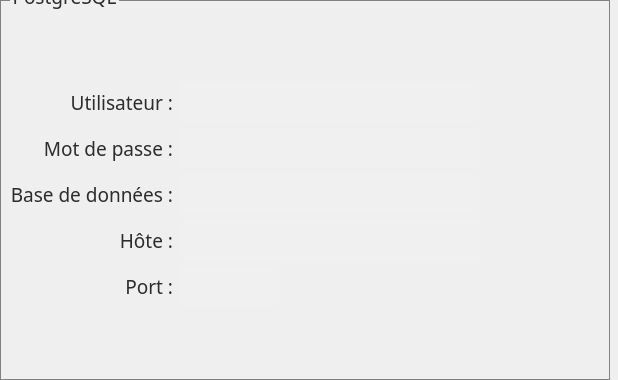
          <widget class="QWidget" name="scrollAreaWidgetContents_6">
           <property name="geometry">
            <rect>
             <x>0</x>
             <y>0</y>
             <width>618</width>
             <height>380</height>
            </rect>
           </property>
           <layout class="QGridLayout" name="gridLayout_28">
            <property name="leftMargin">
             <number>0</number>
            </property>
            <property name="topMargin">
             <number>0</number>
            </property>
            <property name="rightMargin">
             <number>0</number>
            </property>
            <property name="bottomMargin">
             <number>0</number>
            </property>
            <item row="0" column="0">
             <layout class="QVBoxLayout" name="db_vl">
              <item>
               <widget class="QGroupBox" name="db_gb">
                <property name="sizePolicy">
                 <sizepolicy hsizetype="Preferred" vsizetype="Preferred">
                  <horstretch>0</horstretch>
                  <verstretch>0</verstretch>
                 </sizepolicy>
                </property>
                <property name="minimumSize">
                 <size>
                  <width>0</width>
                  <height>0</height>
                 </size>
                </property>
                <property name="font">
                 <font>
                  <family>Source Sans Pro SemiBold</family>
                  <pointsize>14</pointsize>
                 </font>
                </property>
                <property name="styleSheet">
                 <string notr="true">QGroupBox{
    border: 1px solid grey;
    margin-top: 1.0em;
    margin-right: 8px;
    padding-top: 8px;
}

QGroupBox::title {
    top: -17px;
    left: 10px;
    color: rgb(45,45,45);
}</string>
                </property>
                <property name="title">
                 <string>PostgreSQL</string>
                </property>
                <layout class="QGridLayout" name="gridLayout_31">
                 <item row="0" column="0">
                  <layout class="QGridLayout" name="gridLayout_30">
                   <item row="0" column="0">
                    <widget class="QLabel" name="db_gb_lb_1">
                     <property name="minimumSize">
                      <size>
                       <width>0</width>
                       <height>40</height>
                      </size>
                     </property>
                     <property name="maximumSize">
                      <size>
                       <width>16777215</width>
                       <height>40</height>
                      </size>
                     </property>
                     <property name="font">
                      <font>
                       <family>Source Sans Pro</family>
                       <pointsize>14</pointsize>
                       <stylestrategy>PreferAntialias</stylestrategy>
                       <kerning>true</kerning>
                      </font>
                     </property>
                     <property name="styleSheet">
                      <string notr="true">QLabel {
    color: rgb(45,45,45);
}</string>
                     </property>
                     <property name="text">
                      <string>Utilisateur :</string>
                     </property>
                     <property name="alignment">
                      <set>Qt::AlignRight|Qt::AlignTrailing|Qt::AlignVCenter</set>
                     </property>
                    </widget>
                   </item>
                   <item row="0" column="1">
                    <layout class="QHBoxLayout" name="horizontalLayout_11">
                     <item>
                      <widget class="QLineEdit" name="db_gb_ln_1">
                       <property name="enabled">
                        <bool>true</bool>
                       </property>
                       <property name="minimumSize">
                        <size>
                         <width>300</width>
                         <height>40</height>
                        </size>
                       </property>
                       <property name="maximumSize">
                        <size>
                         <width>300</width>
                         <height>40</height>
                        </size>
                       </property>
                       <property name="font">
                        <font>
                         <family>Source Sans Pro</family>
                         <pointsize>14</pointsize>
                         <stylestrategy>PreferAntialias</stylestrategy>
                         <kerning>true</kerning>
                        </font>
                       </property>
                       <property name="styleSheet">
                        <string notr="true">QLineEdit {
	border-radius: 3px;
    padding: 1px 4px 1px 4px;
	background-color:  rgb(240, 240, 240);
    color: rgb(45,45,45);
}

QLineEdit:disabled {
	background-color:  rgb(200,200,200);
    color: rgb(145,145,145);
}</string>
                       </property>
                       <property name="text">
                        <string/>
                       </property>
                       <property name="readOnly">
                        <bool>false</bool>
                       </property>
                      </widget>
                     </item>
                     <item>
                      <widget class="QToolButton" name="db_gb_bt_1">
                       <property name="enabled">
                        <bool>true</bool>
                       </property>
                       <property name="minimumSize">
                        <size>
                         <width>40</width>
                         <height>40</height>
                        </size>
                       </property>
                       <property name="maximumSize">
                        <size>
                         <width>40</width>
                         <height>40</height>
                        </size>
                       </property>
                       <property name="styleSheet">
                        <string notr="true">QToolButton {
	border: 1px solid transparent;
	background-color: transparent;
	width: 27px;
	height: 27px;
}

QToolButton:flat {
	border: none;
}</string>
                       </property>
                       <property name="text">
                        <string/>
                       </property>
                       <property name="icon">
                        <iconset>
                         <normaloff>icons/edit_icon.svg</normaloff>icons/edit_icon.svg</iconset>
                       </property>
                       <property name="iconSize">
                        <size>
                         <width>40</width>
                         <height>40</height>
                        </size>
                       </property>
                      </widget>
                     </item>
                     <item>
                      <spacer name="horizontalSpacer_10">
                       <property name="orientation">
                        <enum>Qt::Horizontal</enum>
                       </property>
                       <property name="sizeType">
                        <enum>QSizePolicy::Expanding</enum>
                       </property>
                       <property name="sizeHint" stdset="0">
                        <size>
                         <width>20</width>
                         <height>20</height>
                        </size>
                       </property>
                      </spacer>
                     </item>
                    </layout>
                   </item>
                   <item row="3" column="0">
                    <widget class="QLabel" name="db_gb_lb_4">
                     <property name="minimumSize">
                      <size>
                       <width>0</width>
                       <height>40</height>
                      </size>
                     </property>
                     <property name="maximumSize">
                      <size>
                       <width>16777215</width>
                       <height>40</height>
                      </size>
                     </property>
                     <property name="font">
                      <font>
                       <family>Source Sans Pro</family>
                       <pointsize>14</pointsize>
                       <stylestrategy>PreferAntialias</stylestrategy>
                       <kerning>true</kerning>
                      </font>
                     </property>
                     <property name="styleSheet">
                      <string notr="true">QLabel {
    color: rgb(45,45,45);
}</string>
                     </property>
                     <property name="text">
                      <string>Hôte :</string>
                     </property>
                     <property name="alignment">
                      <set>Qt::AlignRight|Qt::AlignTrailing|Qt::AlignVCenter</set>
                     </property>
                    </widget>
                   </item>
                   <item row="1" column="1">
                    <layout class="QHBoxLayout" name="horizontalLayout_17">
                     <item>
                      <widget class="QLineEdit" name="db_gb_ln_2">
                       <property name="enabled">
                        <bool>true</bool>
                       </property>
                       <property name="minimumSize">
                        <size>
                         <width>300</width>
                         <height>40</height>
                        </size>
                       </property>
                       <property name="maximumSize">
                        <size>
                         <width>300</width>
                         <height>40</height>
                        </size>
                       </property>
                       <property name="font">
                        <font>
                         <family>Source Sans Pro</family>
                         <pointsize>14</pointsize>
                         <stylestrategy>PreferAntialias</stylestrategy>
                         <kerning>true</kerning>
                        </font>
                       </property>
                       <property name="styleSheet">
                        <string notr="true">QLineEdit {
	border-radius: 3px;
    padding: 1px 4px 1px 4px;
	background-color:  rgb(240, 240, 240);
    color: rgb(45,45,45);
}

QLineEdit:disabled {
	background-color:  rgb(200,200,200);
    color: rgb(145,145,145);
}</string>
                       </property>
                       <property name="text">
                        <string/>
                       </property>
                       <property name="readOnly">
                        <bool>false</bool>
                       </property>
                      </widget>
                     </item>
                     <item>
                      <widget class="QToolButton" name="db_gb_bt_2">
                       <property name="enabled">
                        <bool>true</bool>
                       </property>
                       <property name="minimumSize">
                        <size>
                         <width>40</width>
                         <height>40</height>
                        </size>
                       </property>
                       <property name="maximumSize">
                        <size>
                         <width>40</width>
                         <height>40</height>
                        </size>
                       </property>
                       <property name="styleSheet">
                        <string notr="true">QToolButton {
	border: 1px solid transparent;
	background-color: transparent;
	width: 27px;
	height: 27px;
}

QToolButton:flat {
	border: none;
}</string>
                       </property>
                       <property name="text">
                        <string/>
                       </property>
                       <property name="icon">
                        <iconset>
                         <normaloff>icons/edit_icon.svg</normaloff>icons/edit_icon.svg</iconset>
                       </property>
                       <property name="iconSize">
                        <size>
                         <width>40</width>
                         <height>40</height>
                        </size>
                       </property>
                      </widget>
                     </item>
                     <item>
                      <spacer name="horizontalSpacer_17">
                       <property name="orientation">
                        <enum>Qt::Horizontal</enum>
                       </property>
                       <property name="sizeType">
                        <enum>QSizePolicy::Expanding</enum>
                       </property>
                       <property name="sizeHint" stdset="0">
                        <size>
                         <width>20</width>
                         <height>20</height>
                        </size>
                       </property>
                      </spacer>
                     </item>
                    </layout>
                   </item>
                   <item row="1" column="0">
                    <widget class="QLabel" name="db_gb_lb_2">
                     <property name="minimumSize">
                      <size>
                       <width>0</width>
                       <height>40</height>
                      </size>
                     </property>
                     <property name="maximumSize">
                      <size>
                       <width>16777215</width>
                       <height>40</height>
                      </size>
                     </property>
                     <property name="font">
                      <font>
                       <family>Source Sans Pro</family>
                       <pointsize>14</pointsize>
                       <stylestrategy>PreferAntialias</stylestrategy>
                       <kerning>true</kerning>
                      </font>
                     </property>
                     <property name="styleSheet">
                      <string notr="true">QLabel {
    color: rgb(45,45,45);
}</string>
                     </property>
                     <property name="text">
                      <string>Mot de passe :</string>
                     </property>
                     <property name="alignment">
                      <set>Qt::AlignRight|Qt::AlignTrailing|Qt::AlignVCenter</set>
                     </property>
                    </widget>
                   </item>
                   <item row="3" column="1">
                    <layout class="QHBoxLayout" name="horizontalLayout_21">
                     <item>
                      <widget class="QLineEdit" name="db_gb_ln_4">
                       <property name="enabled">
                        <bool>true</bool>
                       </property>
                       <property name="minimumSize">
                        <size>
                         <width>300</width>
                         <height>40</height>
                        </size>
                       </property>
                       <property name="maximumSize">
                        <size>
                         <width>300</width>
                         <height>40</height>
                        </size>
                       </property>
                       <property name="font">
                        <font>
                         <family>Source Sans Pro</family>
                         <pointsize>14</pointsize>
                         <stylestrategy>PreferAntialias</stylestrategy>
                         <kerning>true</kerning>
                        </font>
                       </property>
                       <property name="styleSheet">
                        <string notr="true">QLineEdit {
	border-radius: 3px;
    padding: 1px 4px 1px 4px;
	background-color:  rgb(240, 240, 240);
    color: rgb(45,45,45);
}

QLineEdit:disabled {
	background-color:  rgb(200,200,200);
    color: rgb(145,145,145);
}</string>
                       </property>
                       <property name="text">
                        <string/>
                       </property>
                       <property name="readOnly">
                        <bool>false</bool>
                       </property>
                      </widget>
                     </item>
                     <item>
                      <widget class="QToolButton" name="db_gb_bt_4">
                       <property name="enabled">
                        <bool>true</bool>
                       </property>
                       <property name="minimumSize">
                        <size>
                         <width>40</width>
                         <height>40</height>
                        </size>
                       </property>
                       <property name="maximumSize">
                        <size>
                         <width>40</width>
                         <height>40</height>
                        </size>
                       </property>
                       <property name="styleSheet">
                        <string notr="true">QToolButton {
	border: 1px solid transparent;
	background-color: transparent;
	width: 27px;
	height: 27px;
}

QToolButton:flat {
	border: none;
}</string>
                       </property>
                       <property name="text">
                        <string/>
                       </property>
                       <property name="icon">
                        <iconset>
                         <normaloff>icons/edit_icon.svg</normaloff>icons/edit_icon.svg</iconset>
                       </property>
                       <property name="iconSize">
                        <size>
                         <width>40</width>
                         <height>40</height>
                        </size>
                       </property>
                      </widget>
                     </item>
                     <item>
                      <spacer name="horizontalSpacer_16">
                       <property name="orientation">
                        <enum>Qt::Horizontal</enum>
                       </property>
                       <property name="sizeType">
                        <enum>QSizePolicy::Expanding</enum>
                       </property>
                       <property name="sizeHint" stdset="0">
                        <size>
                         <width>20</width>
                         <height>20</height>
                        </size>
                       </property>
                      </spacer>
                     </item>
                    </layout>
                   </item>
                   <item row="2" column="0">
                    <widget class="QLabel" name="db_gb_lb_3">
                     <property name="minimumSize">
                      <size>
                       <width>0</width>
                       <height>40</height>
                      </size>
                     </property>
                     <property name="maximumSize">
                      <size>
                       <width>16777215</width>
                       <height>40</height>
                      </size>
                     </property>
                     <property name="font">
                      <font>
                       <family>Source Sans Pro</family>
                       <pointsize>14</pointsize>
                       <stylestrategy>PreferAntialias</stylestrategy>
                       <kerning>true</kerning>
                      </font>
                     </property>
                     <property name="styleSheet">
                      <string notr="true">QLabel {
    color: rgb(45,45,45);
}</string>
                     </property>
                     <property name="text">
                      <string>Base de données :</string>
                     </property>
                     <property name="alignment">
                      <set>Qt::AlignRight|Qt::AlignTrailing|Qt::AlignVCenter</set>
                     </property>
                    </widget>
                   </item>
                   <item row="2" column="1">
                    <layout class="QHBoxLayout" name="horizontalLayout_20">
                     <item>
                      <widget class="QLineEdit" name="db_gb_ln_3">
                       <property name="enabled">
                        <bool>true</bool>
                       </property>
                       <property name="minimumSize">
                        <size>
                         <width>300</width>
                         <height>40</height>
                        </size>
                       </property>
                       <property name="maximumSize">
                        <size>
                         <width>300</width>
                         <height>40</height>
                        </size>
                       </property>
                       <property name="font">
                        <font>
                         <family>Source Sans Pro</family>
                         <pointsize>14</pointsize>
                         <stylestrategy>PreferAntialias</stylestrategy>
                         <kerning>true</kerning>
                        </font>
                       </property>
                       <property name="styleSheet">
                        <string notr="true">QLineEdit {
	border-radius: 3px;
    padding: 1px 4px 1px 4px;
	background-color:  rgb(240, 240, 240);
    color: rgb(45,45,45);
}

QLineEdit:disabled {
	background-color:  rgb(200,200,200);
    color: rgb(145,145,145);
}</string>
                       </property>
                       <property name="text">
                        <string/>
                       </property>
                       <property name="readOnly">
                        <bool>false</bool>
                       </property>
                      </widget>
                     </item>
                     <item>
                      <widget class="QToolButton" name="db_gb_bt_3">
                       <property name="enabled">
                        <bool>true</bool>
                       </property>
                       <property name="minimumSize">
                        <size>
                         <width>40</width>
                         <height>40</height>
                        </size>
                       </property>
                       <property name="maximumSize">
                        <size>
                         <width>40</width>
                         <height>40</height>
                        </size>
                       </property>
                       <property name="styleSheet">
                        <string notr="true">QToolButton {
	border: 1px solid transparent;
	background-color: transparent;
	width: 27px;
	height: 27px;
}

QToolButton:flat {
	border: none;
}</string>
                       </property>
                       <property name="text">
                        <string/>
                       </property>
                       <property name="icon">
                        <iconset>
                         <normaloff>icons/edit_icon.svg</normaloff>icons/edit_icon.svg</iconset>
                       </property>
                       <property name="iconSize">
                        <size>
                         <width>40</width>
                         <height>40</height>
                        </size>
                       </property>
                      </widget>
                     </item>
                     <item>
                      <spacer name="horizontalSpacer_18">
                       <property name="orientation">
                        <enum>Qt::Horizontal</enum>
                       </property>
                       <property name="sizeType">
                        <enum>QSizePolicy::Expanding</enum>
                       </property>
                       <property name="sizeHint" stdset="0">
                        <size>
                         <width>20</width>
                         <height>20</height>
                        </size>
                       </property>
                      </spacer>
                     </item>
                    </layout>
                   </item>
                   <item row="4" column="0">
                    <widget class="QLabel" name="db_gb_lb_5">
                     <property name="minimumSize">
                      <size>
                       <width>0</width>
                       <height>40</height>
                      </size>
                     </property>
                     <property name="maximumSize">
                      <size>
                       <width>16777215</width>
                       <height>40</height>
                      </size>
                     </property>
                     <property name="font">
                      <font>
                       <family>Source Sans Pro</family>
                       <pointsize>14</pointsize>
                       <stylestrategy>PreferAntialias</stylestrategy>
                       <kerning>true</kerning>
                      </font>
                     </property>
                     <property name="styleSheet">
                      <string notr="true">QLabel {
    color: rgb(45,45,45);
}</string>
                     </property>
                     <property name="text">
                      <string>Port :</string>
                     </property>
                     <property name="alignment">
                      <set>Qt::AlignRight|Qt::AlignTrailing|Qt::AlignVCenter</set>
                     </property>
                    </widget>
                   </item>
                   <item row="4" column="1">
                    <layout class="QHBoxLayout" name="horizontalLayout_23">
                     <item>
                      <widget class="QLineEdit" name="db_gb_ln_5">
                       <property name="enabled">
                        <bool>true</bool>
                       </property>
                       <property name="minimumSize">
                        <size>
                         <width>100</width>
                         <height>40</height>
                        </size>
                       </property>
                       <property name="maximumSize">
                        <size>
                         <width>100</width>
                         <height>40</height>
                        </size>
                       </property>
                       <property name="font">
                        <font>
                         <family>Source Sans Pro</family>
                         <pointsize>14</pointsize>
                         <stylestrategy>PreferAntialias</stylestrategy>
                         <kerning>true</kerning>
                        </font>
                       </property>
                       <property name="styleSheet">
                        <string notr="true">QLineEdit {
	border-radius: 3px;
    padding: 1px 4px 1px 4px;
	background-color:  rgb(240, 240, 240);
    color: rgb(45,45,45);
}

QLineEdit:disabled {
	background-color:  rgb(200,200,200);
    color: rgb(145,145,145);
}</string>
                       </property>
                       <property name="text">
                        <string/>
                       </property>
                       <property name="readOnly">
                        <bool>false</bool>
                       </property>
                      </widget>
                     </item>
                     <item>
                      <widget class="QToolButton" name="db_gb_bt_5">
                       <property name="enabled">
                        <bool>true</bool>
                       </property>
                       <property name="minimumSize">
                        <size>
                         <width>40</width>
                         <height>40</height>
                        </size>
                       </property>
                       <property name="maximumSize">
                        <size>
                         <width>40</width>
                         <height>40</height>
                        </size>
                       </property>
                       <property name="styleSheet">
                        <string notr="true">QToolButton {
	border: 1px solid transparent;
	background-color: transparent;
	width: 27px;
	height: 27px;
}

QToolButton:flat {
	border: none;
}</string>
                       </property>
                       <property name="text">
                        <string/>
                       </property>
                       <property name="icon">
                        <iconset>
                         <normaloff>icons/edit_icon.svg</normaloff>icons/edit_icon.svg</iconset>
                       </property>
                       <property name="iconSize">
                        <size>
                         <width>40</width>
                         <height>40</height>
                        </size>
                       </property>
                      </widget>
                     </item>
                     <item>
                      <spacer name="horizontalSpacer_21">
                       <property name="orientation">
                        <enum>Qt::Horizontal</enum>
                       </property>
                       <property name="sizeType">
                        <enum>QSizePolicy::Expanding</enum>
                       </property>
                       <property name="sizeHint" stdset="0">
                        <size>
                         <width>20</width>
                         <height>20</height>
                        </size>
                       </property>
                      </spacer>
                     </item>
                    </layout>
                   </item>
                  </layout>
                 </item>
                </layout>
               </widget>
              </item>
             </layout>
            </item>
           </layout>
          </widget>
